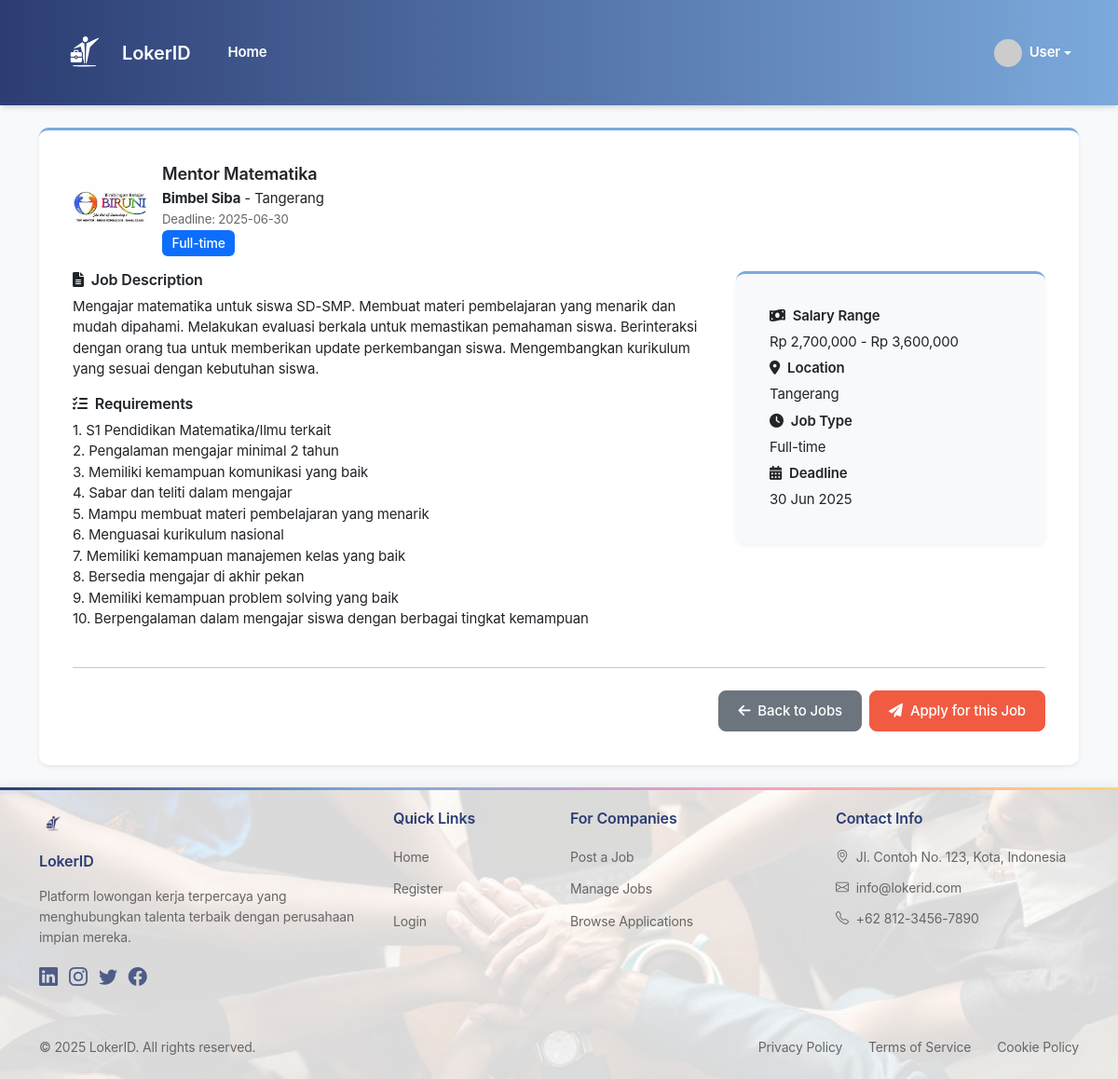
The page /job-detail.php?id=1 (signed in) on the database its author committed.
### tables this page shows
CREATE TABLE job_listings (
    id INT PRIMARY KEY AUTO_INCREMENT,
    company_id INT NOT NULL,
    category_id INT NOT NULL,
    title VARCHAR(255) NOT NULL,
    job_type ENUM('Full-time', 'Part-time', 'Remote', 'Freelance') NOT NULL,
    salary_min DECIMAL(12,2),
    salary_max DECIMAL(12,2),
    location TEXT,
    description TEXT NOT NULL,
    requirements TEXT NOT NULL,
    deadline_date DATE NOT NULL,
    created_at TIMESTAMP DEFAULT CURRENT_TIMESTAMP,
    FOREIGN KEY (company_id) REFERENCES companies(id),
    FOREIGN KEY (category_id) REFERENCES job_categories(id)
);

CREATE TABLE companies (
    id INT PRIMARY KEY AUTO_INCREMENT,
    user_id INT NOT NULL,
    company_name VARCHAR(255) NOT NULL,
    logo_path VARCHAR(255),
    location TEXT,
    FOREIGN KEY (user_id) REFERENCES users(id)
);

### job-detail.php (the view, shortened to what this page needs)
<?php
require_once 'config/database.php';
$job_id = $_GET['id'];
$stmt = $conn->prepare("
    SELECT jl.*, c.company_name, c.logo_path
    FROM job_listings jl
    JOIN companies c ON jl.company_id = c.id
    WHERE jl.id = ?
");
$stmt->execute([$job_id]);
$job = $stmt->fetch();
$userData = null;
if (isset($_SESSION['user_id']) && ($_SESSION['user_role'] === 'job_seeker' || $_SESSION['role'] === 'job_seeker')) {
    try {
        $stmt = $conn->prepare("SELECT * FROM users WHERE id = ? AND role = 'job_seeker'");
        $stmt->execute([$_SESSION['user_id']]);
        $userData = $stmt->fetch();
    } catch (Exception $e) {
        error_log("Error fetching user data: " . $e->getMessage());
    }
}
?>
<!DOCTYPE html>
<html lang="en">
<head>
    <link href="https://cdn.jsdelivr.net/npm/bootstrap@5.3.0/dist/css/bootstrap.min.css" rel="stylesheet">
    <link rel="stylesheet" href="https://cdn.jsdelivr.net/npm/bootstrap-icons@1.11.3/font/bootstrap-icons.min.css">
    <link rel="stylesheet" href="https://cdnjs.cloudflare.com/ajax/libs/font-awesome/6.0.0/css/all.min.css">
    <link rel="stylesheet" href="assets/css/style.css">
</head>
<body>
<?php include 'components/navbar.php'; ?>
<div class="container mt-4">
    <div class="card mb-4 shadow-sm">
        <div class="card-body">
            <div class="d-flex align-items-center mb-3">
                <img src="<?= htmlspecialchars($job['logo_path']) ?>" alt="Company Logo" class="me-3" style="height: 80px; width: 80px; object-fit: cover;">
                <div>
                    <h4 class="mb-1"><?= htmlspecialchars($job['title']) ?></h4>
                    <p class="mb-0"><strong><?= htmlspecialchars($job['company_name']) ?></strong> - <?= htmlspecialchars($job['location']) ?></p>
                    <p class="mb-0"><small class="text-muted">Deadline: <?= htmlspecialchars($job['deadline_date']) ?></small></p>
                    <span class="badge bg-primary"><?= htmlspecialchars($job['job_type']) ?></span>
                </div>
            </div>
            <div class="row">
                <div class="col-md-8">
                    <h5><i class="fas fa-file-alt me-2"></i>Job Description</h5>
                    <p><?= nl2br(htmlspecialchars($job['description'])) ?></p>
                    <h5><i class="fas fa-list-check me-2"></i>Requirements</h5>
                    <p><?= nl2br(htmlspecialchars($job['requirements'])) ?></p>
                </div>
                <div class="col-md-4">
                    <div class="card bg-light">
                        <div class="card-body">
                            <h6><i class="fas fa-money-bill-wave me-2"></i>Salary Range</h6>
                            <p class="mb-2">Rp <?= number_format($job['salary_min']) ?> - Rp <?= number_format($job['salary_max']) ?></p>
                            <h6><i class="fas fa-map-marker-alt me-2"></i>Location</h6>
                            <p class="mb-2"><?= htmlspecialchars($job['location']) ?></p>
                            <h6><i class="fas fa-clock me-2"></i>Job Type</h6>
                            <p class="mb-2"><?= htmlspecialchars($job['job_type']) ?></p>
                            <h6><i class="fas fa-calendar-alt me-2"></i>Deadline</h6>
                            <p class="mb-0"><?= date('d M Y', strtotime($job['deadline_date'])) ?></p>
                        </div>
                    </div>
                </div>
            </div>
            <hr class="my-4">
            <?php if ($userData): ?>
    <?php
    $stmt = $conn->prepare("SELECT id FROM job_seekers WHERE user_id = ?");
    $stmt->execute([$_SESSION['user_id']]);
    $jobSeekerRecord = $stmt->fetch();
    $hasApplied = false;
    if ($jobSeekerRecord) {
        $stmt = $conn->prepare("SELECT COUNT(*) FROM job_applications WHERE job_listing_id = ? AND job_seeker_id = ?");
        $stmt->execute([$job['id'], $jobSeekerRecord['id']]);
        $hasApplied = $stmt->fetchColumn() > 0;
    }
    ?>
    <?php if ($hasApplied): ?>
        <div class="alert alert-success">
            <i class="fas fa-check-circle me-2"></i>
            <strong>Application Submitted!</strong> You have already applied for this position.
        </div>
    <?php else: ?>
        <div class="d-grid gap-2 d-md-flex justify-content-md-end">
            <a href="index.php" class="btn btn-secondary">
                <i class="fas fa-arrow-left me-2"></i>Back to Jobs
            </a>
            <a href="apply.php?id=<?= $job['id'] ?>" class="btn btn-primary btn-lg">
                <i class="fas fa-paper-plane me-2"></i>Apply for this Job
            </a>
        </div>
    <?php endif; ?>
<?php endif; ?>
        </div>
    </div>
</div>
<?php include 'components/footer.php'; ?>
</body>
</html>

### assets/css/style.css (style rules this page uses)
:root { --primary: #2C3D73; --secondary: #7CAADC; --accent: #F49CC4; --highlight: #FFD372; --action: #F15B42; --light-bg: #F8F9FB; --border-color: #E2E8F0; --text-primary: #2C3D73; --text-secondary: #666666; --white: #FFFFFF; --card-bg: #FFFFFF; --body-bg: #F8F9FB; --navbar-bg: linear-gradient(to right, var(--primary), var(--secondary)); --shadow-color: rgba(0, 0, 0, 0.1); }
:root { --font-primary: -apple-system, BlinkMacSystemFont, "SF Pro Text", "Segoe UI", Roboto, "Helvetica Neue", Arial, sans-serif; --fs-base: 0.9375rem; --fs-sm: 0.875rem; --fs-lg: 1rem; --fs-xl: 1.125rem; --fs-2xl: 1.25rem; --lh-base: 1.5; --lh-tight: 1.25; }
body { transition: background-color 0.3s ease, color 0.3s ease; background-color: var(--body-bg); color: var(--text-primary); font-family: var(--font-primary); font-weight: 400; font-size: var(--fs-base); line-height: var(--lh-base); letter-spacing: -0.01em; min-height: 100vh; -webkit-font-smoothing: antialiased; -moz-osx-font-smoothing: grayscale; }
* { font-family: inherit; box-sizing: border-box; }
.card { transition: transform 0.2s ease-in-out; background-color: var(--card-bg); border-color: var(--border-color); box-shadow: 0 2px 4px var(--shadow-color); }
.btn { font-weight: 500; padding: 0.625rem 1.25rem; border-radius: 8px; transition: all 0.2s ease; font-size: var(--fs-base); }
.btn-primary { background-color: var(--action); border-color: var(--action); color: var(--white); }
.card { border: none; background-color: var(--white); border-radius: 10px; box-shadow: 0 2px 4px rgba(0, 0, 0, 0.05); padding: 1.25rem; margin-bottom: 1rem; border-top: 3px solid var(--secondary); }
.badge { padding: 0.5em 0.75em; font-weight: 500; font-size: var(--fs-sm); }
.btn { font-size: var(--fs-base); font-weight: 500; }
.badge { font-size: var(--fs-sm); font-weight: 500; }
h4, .h4 { font-size: var(--fs-xl); font-weight: 600; }
h5, .h5 { font-size: var(--fs-lg); font-weight: 600; }
h6, .h6 { font-size: var(--fs-base); font-weight: 600; }
.text-muted { color: var(--text-secondary) !important; }

### rows shown on the page
job_listings: company.logo_path (picture), title "Mentor Matematika", company.company_name "Bimbel Siba", location "Tangerang", deadline_date "2025-06-30", job_type "Full-time", description "Mengajar matematika untuk siswa SD-SMP. Membuat materi pembelajaran yang menarik dan mudah dipahami. Melakukan evaluasi berkala untuk memastikan pemahaman siswa. Berinteraksi dengan orang tua untuk memberikan update perkembangan siswa. Mengembangkan kurikulum yang sesuai dengan kebutuhan siswa.", requirements "1. S1 Pendidikan Matematika/Ilmu terkait 2. Pengalaman mengajar minimal 2 tahun 3. Memiliki kemampuan komunikasi yang baik 4. Sabar dan teliti dalam mengajar 5. Mampu membuat materi pembelajaran yang menarik 6. Menguasai kurikulum nasional 7. Memiliki kemampuan manajemen kelas yang baik 8. Bersedia mengajar di akhir pekan 9. Memiliki kemampuan problem solving yang baik 10. Berpengalaman dalam mengajar siswa dengan berbagai tingkat kemampuan", salary_min "2,700,000", salary_max "3,600,000", deadline_date "30 Jun 2025"

### other values the page prints
$_SESSION['full_name'] "User"
